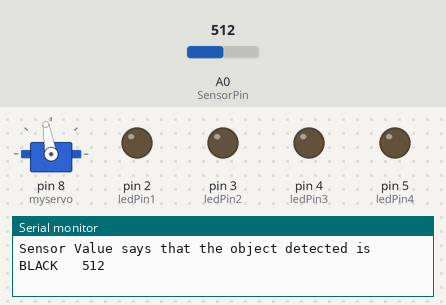
The sketch below on a simulated Arduino Uno, built with avr-gcc and run on an emulated ATmega328P. On the bench: servo, output pins drawn as LEDs (lit = HIGH), the last lines printed to the serial monitor. Inputs (shaded band) come from the test bench; at power-on: A0 (SensorPin) = 512.

Above: at 4.8 s.
4.9 s: A0 (SensorPin) set to 493
At 10.8 s:
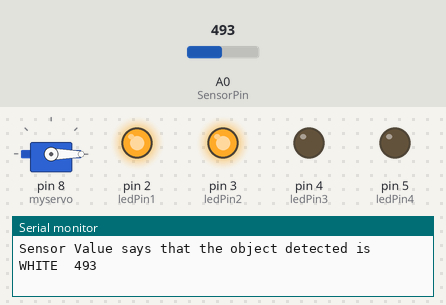
14.2 s: A0 (SensorPin) set to 510
At 18.8 s:
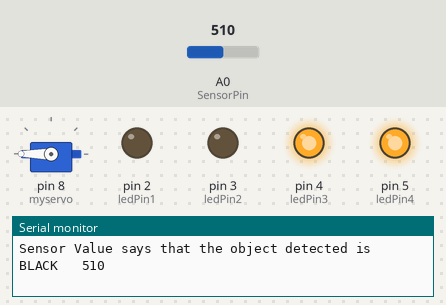
23.5 s: A0 (SensorPin) set to 490
At 27.4 s:
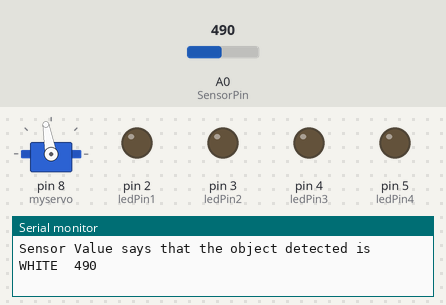
Timing chart, 0 to 38.5 s (numbered marks = the images above; inputs shaded):
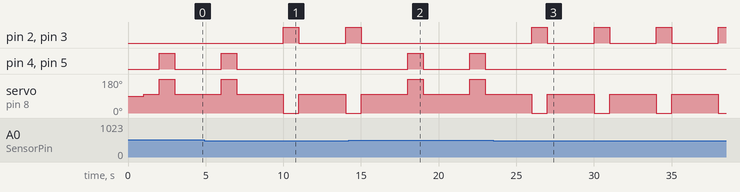

Measured:
- the behaviour switches between 501 and 500 on A0 (SensorPin) (found by bisection; images 0 and 1)
- after the input at 4.9 s, pin 2 (ledPin1), pin 3 (ledPin2): LOW → HIGH after 5.1 s, → LOW 1.0 s later, → HIGH 3.0 s later; pin 4 (ledPin3), pin 5 (ledPin4): goes on until 7.0 s, then stays LOW
- after the input at 14.2 s, pin 2 (ledPin1), pin 3 (ledPin2): goes on until 15.0 s, then stays LOW; pin 4 (ledPin3), pin 5 (ledPin4): alternates HIGH for 1.0 s and LOW for 3.0 s, starting after 3.8 s
- after the input at 23.5 s, pin 2 (ledPin1), pin 3 (ledPin2): alternates HIGH for 1.0 s and LOW for 3.0 s, starting after 2.5 s; pin 4 (ledPin3), pin 5 (ledPin4): stops changing and stays LOW
- by itself, servo on pin 8 (myservo): alternates 100° for 3.0 s and 0° for 1.0 s

The sketch:

BLACK_AND_WHITE.ino
```cpp
#include<Servo.h>
Servo myservo;
int SensorPin=A0;
int ledPin1=2;
int ledPin2=3;
int ledPin3=4;
int ledPin4=5;

void setup() {
  // put your setup code here, to run once:
Serial.begin(9600);
pinMode(ledPin1,OUTPUT);
pinMode(ledPin2,OUTPUT);
pinMode(ledPin3,OUTPUT);
pinMode(ledPin4,OUTPUT);
pinMode(SensorPin,INPUT);
myservo.attach(8);
}

void loop() {
  // put your main code here, to run repeatedly:
int SensorVal=analogRead(SensorPin);
delay(500);
if (SensorVal<=500)
{
  Serial.print("Sensor Value says that the object detected is WHITE  ");
  Serial.println(SensorVal);
  Serial.print("\n");
  delay(500);

  digitalWrite(ledPin1,LOW);
  digitalWrite(ledPin2,LOW);
  myservo.write(100);
  delay(1000);

  digitalWrite(ledPin1,HIGH);
  digitalWrite(ledPin2,HIGH);
  myservo.write(0);
  delay(1000);

  digitalWrite(ledPin1,LOW);
  digitalWrite(ledPin2,LOW);
  myservo.write(100);
  delay(1000);
}
else if(SensorVal>500)
{
  Serial.print("Sensor Value says that the object detected is BLACK   ");
  Serial.println(SensorVal);
  Serial.print("\n");
  delay(500);

  digitalWrite(ledPin3,LOW);
  digitalWrite(ledPin4,LOW);
  myservo.write(100);
  delay(1000);

  digitalWrite(ledPin3,HIGH);
  digitalWrite(ledPin4,HIGH);
  myservo.write(180);
  delay(1000);

  digitalWrite(ledPin3,LOW);
  digitalWrite(ledPin4,LOW);
  myservo.write(100);
  delay(1000);
 }
}
```
